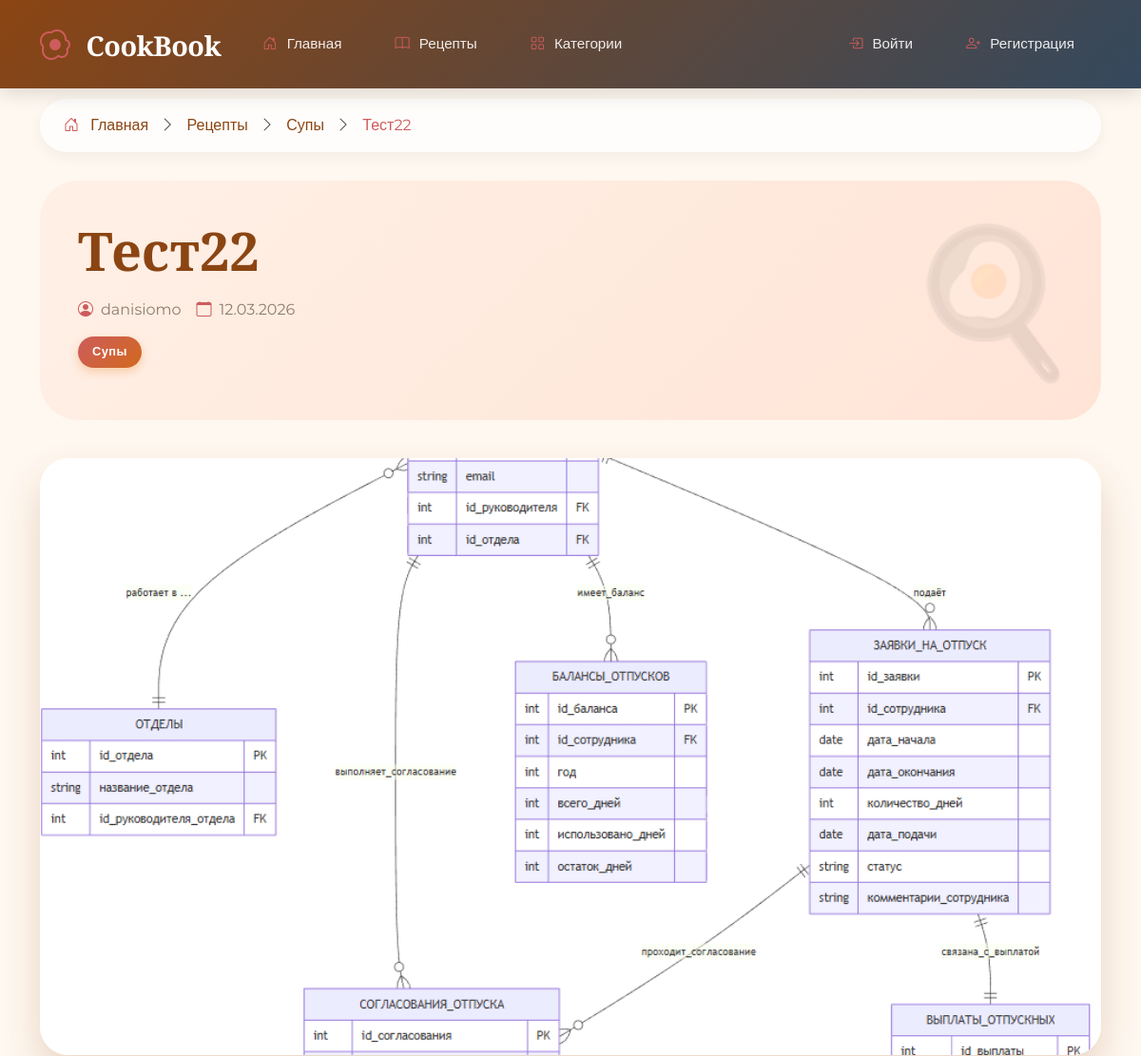
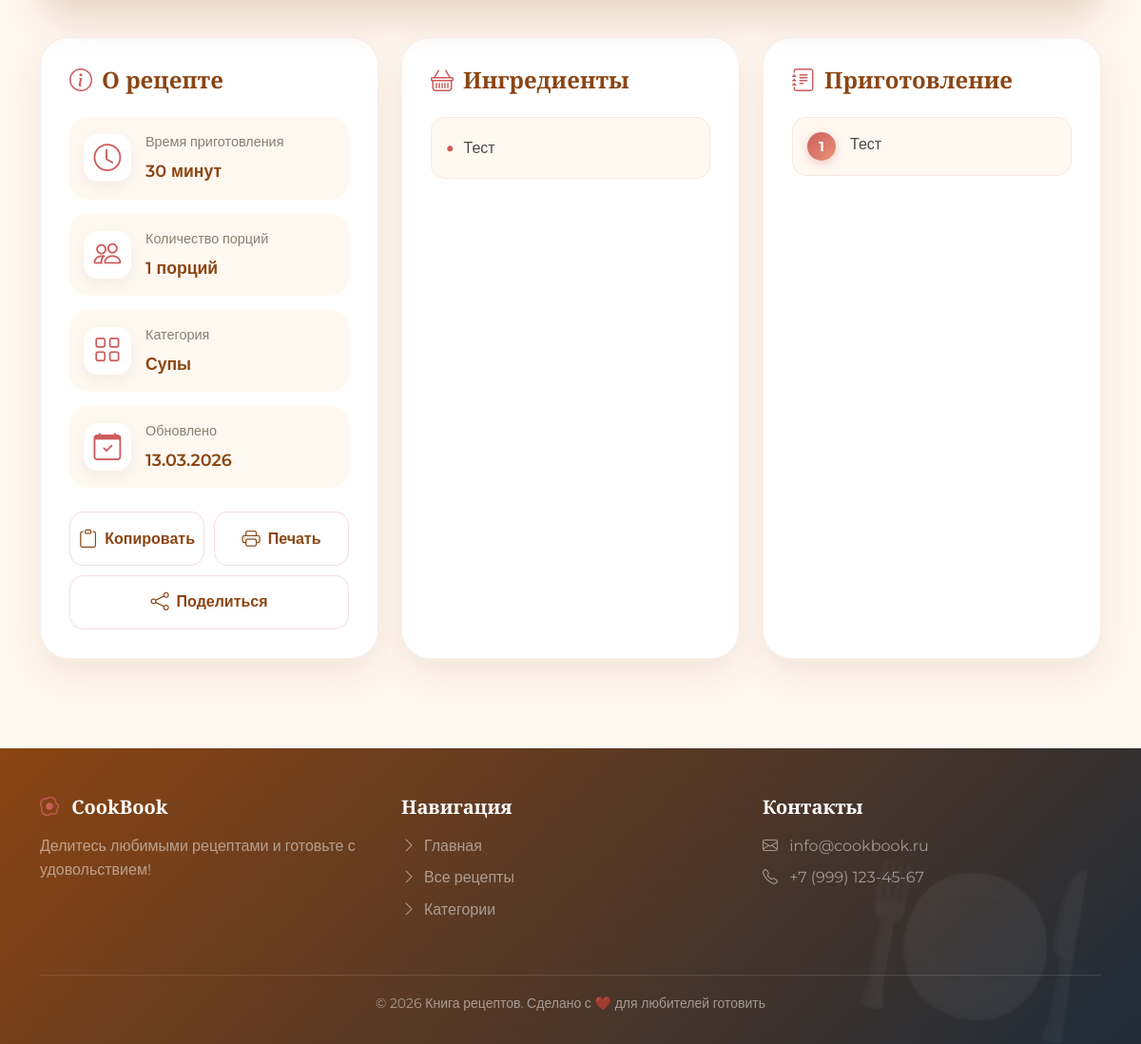
The app's page /recipe/2/ with its own data (2 pictures, top to bottom).
### recipes/models.py (models this page shows, shortened)
class Recipe(models.Model):
    title = models.CharField('Название', max_length=200)
    description = models.TextField('Описание', blank=True)
    ingredients = models.TextField('Ингредиенты')
    instructions = models.TextField('Инструкция приготовления')
    cooking_time = models.PositiveIntegerField('Время приготовления (мин)', default=30)
    servings = models.PositiveIntegerField('Количество порций', default=1)
    category = models.ForeignKey(
        Category,
        on_delete=models.SET_NULL,
        null=True,
        blank=True,
        verbose_name='Категория',
        related_name='recipes'
    )
    author = models.ForeignKey(
        User,
        on_delete=models.CASCADE,
        verbose_name='Автор',
        related_name='recipes'
    )
    created_at = models.DateTimeField('Дата создания', auto_now_add=True)
    updated_at = models.DateTimeField('Дата обновления', auto_now=True)
    class Meta:
        verbose_name = 'Рецепт'
        verbose_name_plural = 'Рецепты'
        ordering = ['-created_at']

class Category(models.Model):
    name = models.CharField('Название', max_length=100)
    slug = models.SlugField('URL', unique=True)
    class Meta:
        verbose_name = 'Категория'
        verbose_name_plural = 'Категории'
        ordering = ['name']

class RecipeImage(models.Model):
    recipe = models.ForeignKey(
        Recipe,
        on_delete=models.CASCADE,
        verbose_name='Рецепт',
        related_name='images'
    )
    image = models.ImageField('Изображение', upload_to='recipes/')
    is_main = models.BooleanField('Главное', default=False)
    uploaded_at = models.DateTimeField('Загружено', auto_now_add=True)
    class Meta:
        verbose_name = 'Изображение'
        verbose_name_plural = 'Изображения'
        ordering = ['-is_main', '-uploaded_at']

### recipes/views.py (the view)
# urls.py: path('recipe/<int:pk>/', views.recipe_detail, name='recipe_detail'),
def recipe_detail(request, pk):
    recipe = get_object_or_404(Recipe, pk=pk)
    similar_recipes = Recipe.objects.filter(category=recipe.category) \
                          .exclude(pk=recipe.pk)[:3]
    return render(request, 'recipes/recipe_detail.html', {
        'recipe': recipe,
        'similar_recipes': similar_recipes
    })

### templates/recipes/recipe_detail.html (shortened to what this page needs)
{% extends 'base.html' %}
{% load recipe_extras %}
{% block content %}
<div class="breadcrumb-custom" data-aos="fade-up">
    <i class="bi bi-house-door me-2" style="color: var(--secondary-color);"></i>
    <a href="{% url 'home' %}">Главная</a>
    <i class="bi bi-chevron-right mx-2"></i>
    <a href="{% url 'recipe_list' %}">Рецепты</a>
    {% if recipe.category %}
        <i class="bi bi-chevron-right mx-2"></i>
        <a href="{% url 'recipe_list' %}?category={{ recipe.category.slug }}">{{ recipe.category.name }}</a>
    {% endif %}
    <i class="bi bi-chevron-right mx-2"></i>
    <span style="color: var(--secondary-color);">{{ recipe.title }}</span>
</div>
<div class="recipe-header" data-aos="fade-up">
    <div class="position-relative">
        <h1 class="display-4 fw-bold mb-3" style="color: var(--primary-color); font-family: 'Playfair Display', serif;">
            {{ recipe.title }}
        </h1>
        <div class="d-flex gap-3 mb-3" style="color: var(--text-light);">
            <span><i class="bi bi-person-circle me-2" style="color: var(--secondary-color);"></i>{{ recipe.author.username }}</span>
            <span><i class="bi bi-calendar me-2" style="color: var(--secondary-color);"></i>{{ recipe.created_at|date:"d.m.Y" }}</span>
        </div>
        {% if recipe.category %}
            <span class="category-badge">{{ recipe.category.name }}</span>
        {% endif %}
    </div>
</div>
{% if recipe.images.all %}
    <div class="gallery-container" data-aos="fade-up">
        <div class="main-image-container" onclick="openGallery(0)">
            <img src="{{ recipe.images.first.image.url }}" class="main-image" id="mainImage" alt="{{ recipe.title }}">
        </div>
    </div>
{% endif %}
<div class="row g-4">
    <div class="col-lg-4" data-aos="fade-right">
        <div class="info-card">
            <h4>
                <i class="bi bi-info-circle"></i>
                О рецепте
            </h4>
            <div class="info-item">
                <div class="info-icon">
                    <i class="bi bi-clock"></i>
                </div>
                <div class="info-content">
                    <div class="info-label">Время приготовления</div>
                    <div class="info-value">{{ recipe.cooking_time }} минут</div>
                </div>
            </div>
            <div class="info-item">
                <div class="info-icon">
                    <i class="bi bi-people"></i>
                </div>
                <div class="info-content">
                    <div class="info-label">Количество порций</div>
                    <div class="info-value">{{ recipe.servings }} порций</div>
                </div>
            </div>
            {% if recipe.category %}
                <div class="info-item">
                    <div class="info-icon">
                        <i class="bi bi-grid"></i>
                    </div>
                    <div class="info-content">
                        <div class="info-label">Категория</div>
                        <div class="info-value">{{ recipe.category.name }}</div>
                    </div>
                </div>
            {% endif %}
            <div class="info-item">
                <div class="info-icon">
                    <i class="bi bi-calendar-check"></i>
                </div>
                <div class="info-content">
                    <div class="info-label">Обновлено</div>
                    <div class="info-value">{{ recipe.updated_at|date:"d.m.Y" }}</div>
                </div>
            </div>
            <div class="action-buttons">
                <button class="action-btn" onclick="copyIngredients()">
                    <i class="bi bi-clipboard"></i>
                    Копировать
                </button>
                <button class="action-btn" onclick="window.print()">
                    <i class="bi bi-printer"></i>
                    Печать
                </button>
                <button class="action-btn" onclick="shareRecipe()">
                    <i class="bi bi-share"></i>
                    Поделиться
                </button>
            </div>
        </div>
    </div>
    <div class="col-lg-4" data-aos="fade-up">
        <div class="info-card">
            <h4>
                <i class="bi bi-basket"></i>
                Ингредиенты
            </h4>
            <ul class="ingredients-list">
                {% for ingredient in recipe.ingredients.splitlines %}
                    {% if ingredient %}
                        <li>{{ ingredient }}</li>
                    {% endif %}
                {% endfor %}
            </ul>
        </div>
    </div>
    <div class="col-lg-4" data-aos="fade-left">
        <div class="info-card">
            <h4>
                <i class="bi bi-journal-text"></i>
                Приготовление
            </h4>
            <ol class="instructions-list">
                {% for step in recipe.instructions.splitlines %}
                    {% if step %}
                        <li>{{ step }}</li>
                    {% endif %}
                {% endfor %}
            </ol>
        </div>
    </div>
</div>
{% endblock %}

### templates/base.html (shortened to what this page needs)
<!DOCTYPE html>
<html lang="ru">
<head>
    <link href="https://cdn.jsdelivr.net/npm/bootstrap@5.3.0/dist/css/bootstrap.min.css" rel="stylesheet">
    <link rel="stylesheet" href="https://cdn.jsdelivr.net/npm/bootstrap-icons@1.11.0/font/bootstrap-icons.css">
    <link href="https://unpkg.com/aos@2.3.1/dist/aos.css" rel="stylesheet">
</head>
<body>
    <nav class="navbar navbar-expand-lg fixed-top">
        <div class="container">
            <a class="navbar-brand" href="{% url 'home' %}">
                <i class="bi bi-egg-fried"></i>
                CookBook
            </a>
            <div class="collapse navbar-collapse" id="navbarNav">
                <ul class="navbar-nav me-auto">
                    <li class="nav-item">
                        <a class="nav-link" href="{% url 'home' %}">
                            <i class="bi bi-house-door"></i> Главная
                        </a>
                    </li>
                    <li class="nav-item">
                        <a class="nav-link" href="{% url 'recipe_list' %}">
                            <i class="bi bi-book"></i> Рецепты
                        </a>
                    </li>
                    <li class="nav-item">
                        <a class="nav-link" href="{% url 'category_list' %}">
                            <i class="bi bi-grid"></i> Категории
                        </a>
                    </li>
                </ul>
                <ul class="navbar-nav">
                    {% if user.is_authenticated %}
                        <li class="nav-item dropdown">
                            <a class="nav-link dropdown-toggle" href="#" role="button" data-bs-toggle="dropdown">
                                <i class="bi bi-person-circle"></i> {{ user.username }}
                            </a>
                            <ul class="dropdown-menu dropdown-menu-end">
                                {% if user.is_staff %}
                                    <li><a class="dropdown-item" href="/admin/">
                                        <i class="bi bi-gear"></i> Админка
                                    </a></li>
                                    <li><hr class="dropdown-divider"></li>
                                {% endif %}
                                <li><a class="dropdown-item" href="{% url 'logout' %}">
                                    <i class="bi bi-box-arrow-right"></i> Выйти
                                </a></li>
                            </ul>
                        </li>
                    {% else %}
                        <li class="nav-item">
                            <a class="nav-link" href="{% url 'login' %}">
                                <i class="bi bi-box-arrow-in-right"></i> Войти
                            </a>
                        </li>
                        <li class="nav-item">
                            <a class="nav-link" href="{% url 'register' %}">
                                <i class="bi bi-person-plus"></i> Регистрация
                            </a>
                        </li>
                    {% endif %}
                </ul>
            </div>
        </div>
    </nav>
    <main class="container py-4">
        {% block content %}{% endblock %}
    </main>
    <footer class="footer">
        <div class="container">
            <div class="row">
                <div class="col-md-4 mb-4">
                    <h5 class="text-white mb-3">
                        <i class="bi bi-egg-fried me-2" style="color: var(--secondary-color);"></i>
                        CookBook
                    </h5>
                    <p class="text-white-50">Делитесь любимыми рецептами и готовьте с удовольствием!</p>
                </div>
                <div class="col-md-4 mb-4">
                    <h5 class="text-white mb-3">Навигация</h5>
                    <ul class="list-unstyled">
                        <li class="mb-2"><a href="{% url 'home' %}" class="text-white-50"><i class="bi bi-chevron-right me-2"></i>Главная</a></li>
                        <li class="mb-2"><a href="{% url 'recipe_list' %}" class="text-white-50"><i class="bi bi-chevron-right me-2"></i>Все рецепты</a></li>
                        <li class="mb-2"><a href="{% url 'category_list' %}" class="text-white-50"><i class="bi bi-chevron-right me-2"></i>Категории</a></li>
                    </ul>
                </div>
                <div class="col-md-4 mb-4">
                    <h5 class="text-white mb-3">Контакты</h5>
                    <p class="text-white-50 mb-2">
                        <i class="bi bi-envelope me-2"></i> info@cookbook.ru
                    </p>
                    <p class="text-white-50">
                        <i class="bi bi-telephone me-2"></i> +7 (999) 123-45-67
                    </p>
                </div>
            </div>
            <hr class="text-white-50">
            <div class="text-center text-white-50">
                <small>© 2026 Книга рецептов. Сделано с ❤️ для любителей готовить</small>
            </div>
        </div>
    </footer>
</body>
</html>

### templates/base.html (style rules this page uses)
:root { --primary-color: #8B4513; --secondary-color: #CD5C5C; --accent-color: #D2691E; --light-bg: #FFF8F0; --text-color: #4A4A4A; --text-light: #8B7E6F; --card-shadow: 0 20px 40px -10px rgba(205, 92, 92, 0.25); }
body { font-family: 'Montserrat', sans-serif; background-color: var(--light-bg); color: var(--text-color); padding-top: 80px; line-height: 1.6; }
h1, h2, h3, h4, h5, h6 { font-family: 'Playfair Display', serif; font-weight: 600; }
.navbar { background: linear-gradient(135deg, var(--primary-color) 0%, #34495E 100%); padding: 1rem 0; box-shadow: 0 4px 20px rgba(0,0,0,0.15); }
.navbar-brand { font-family: 'Playfair Display', serif; font-size: 1.8rem; font-weight: 700; color: white !important; letter-spacing: -0.5px; }
.navbar-brand i { color: var(--secondary-color); margin-right: 10px; font-size: 2rem; }
.nav-link { color: rgba(255,255,255,0.9) !important; font-weight: 500; margin: 0 12px; padding: 8px 16px !important; border-radius: 30px; transition: all 0.3s; font-size: 0.95rem; }
.nav-link i { margin-right: 6px; color: var(--secondary-color); }
.category-badge { background: linear-gradient(135deg, var(--secondary-color), var(--accent-color)); color: white; padding: 6px 15px; border-radius: 30px; font-size: 0.8rem; font-weight: 600; display: inline-block; margin-bottom: 15px; letter-spacing: 0.5px; box-shadow: 0 4px 10px rgba(230, 126, 34, 0.3); }
.footer { background: linear-gradient(135deg, var(--primary-color) 0%, #1E2B38 100%); color: white; padding: 50px 0 30px; margin-top: 70px; position: relative; overflow: hidden; }
.footer::before { content: "🍽️"; position: absolute; font-size: 200px; opacity: 0.05; right: 50px; bottom: -50px; transform: rotate(10deg); }
.footer a { color: rgba(255,255,255,0.7); text-decoration: none; transition: color 0.3s; }

### records on screen
Recipe: category.name "Супы", title "Тест22", author.username "danisiomo", created_at "12.03.2026", images.first.image (picture), cooking_time "30", servings "1", updated_at "13.03.2026", splitlines "Тест", splitlines "Тест"
